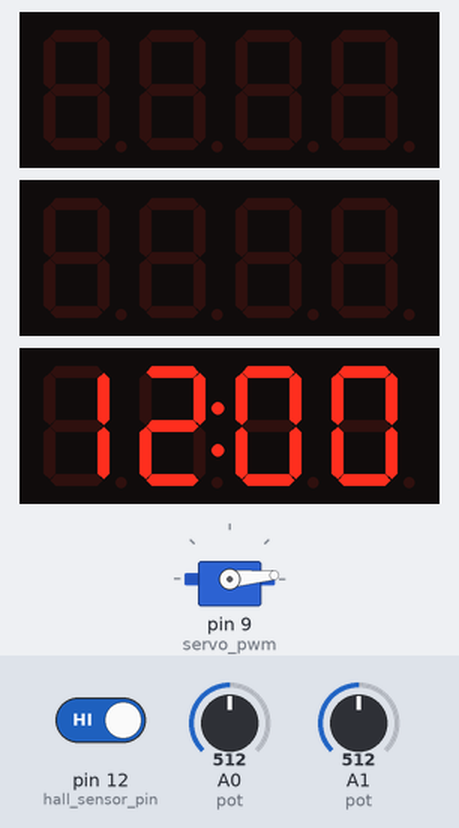
This sketch was run on a simulated Arduino Uno, built with avr-gcc and run on an emulated ATmega328P. Parts: 3 × 4-digit seven-segment display, servo. Inputs (shaded band) come from the test bench; at power-on: A1 (pot) = 512, A0 (pot) = 512, pin 12 (hall_sensor_pin) HIGH. The local clock reads 2024-03-15 10:24:30 at power-on unless the sketch sets it.

Above: at 2.4 s.
3.4 s: A1 (pot) set to 527
5.4 s: A1 (pot) set to 548
At 6.3 s:
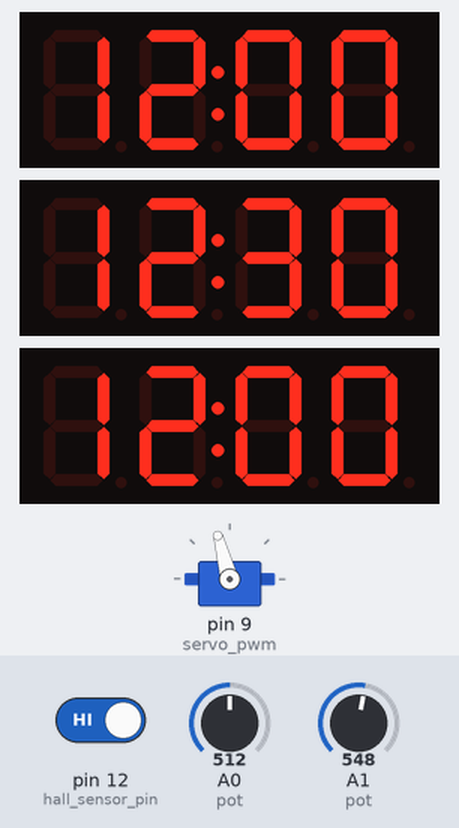
6.9 s: A0 (pot) set to 490
At 7.8 s:
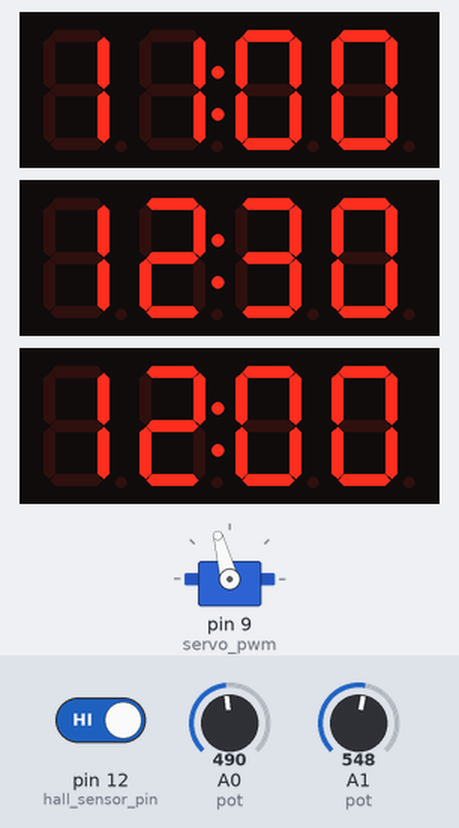
8.9 s: A0 (pot) set to 716
At 10.0 s:
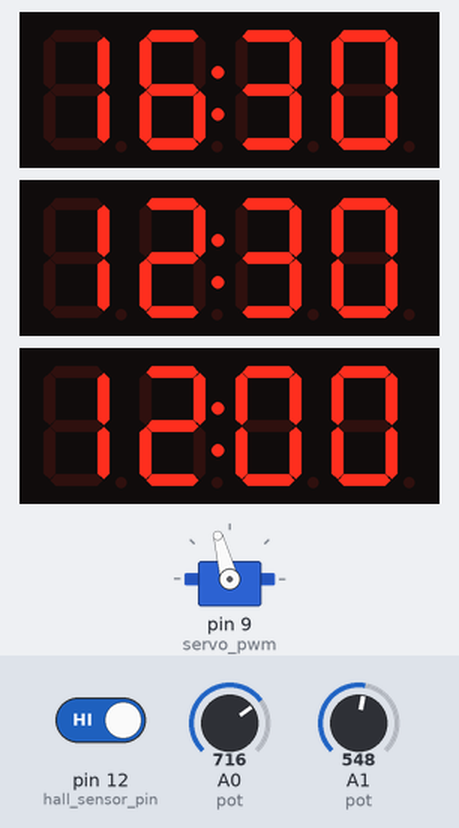
10.5 s: A1 (pot) set to 511
At 11.1 s:
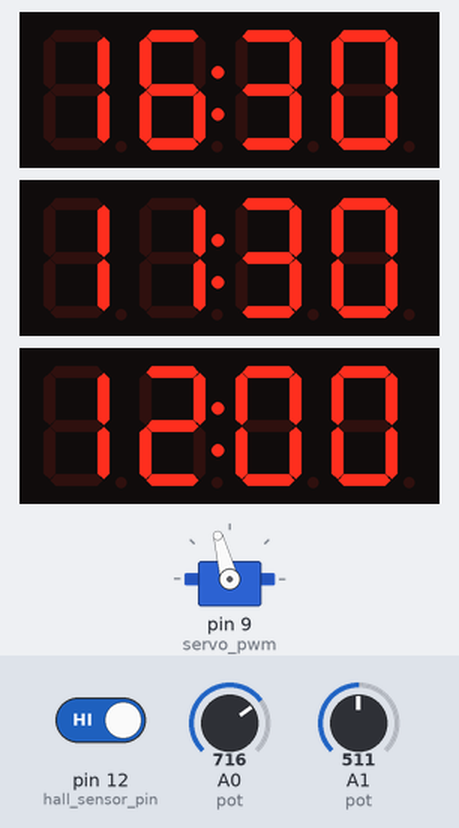
12.8 s: A0 (pot) set to 900
At 13.4 s:
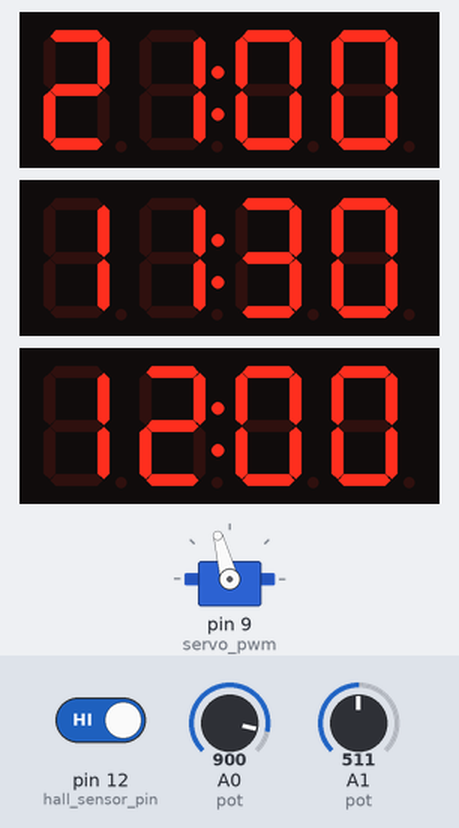
Timing chart, 0 to 15.8 s (numbered marks = the images above; inputs shaded):
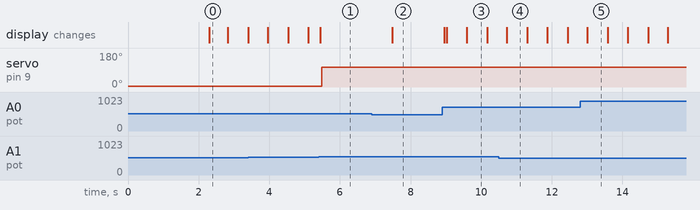

Measured:
- the behaviour switches between 533 and 534 on A1 (pot) (found by bisection; images 0 and 1)
- after the input at 5.4 s, servo on pin 9 (servo_pwm): 5° → 105° after 0.08 s; the display: changes at once (image 1)
- after the input at 6.9 s, the display: changes after 0.58 s (image 2)
- after the input at 8.9 s, the display: changes after 0.06 s (image 3)
- after the input at 10.5 s, the display: changes after 0.23 s (image 4)
- after the input at 12.8 s, the display: changes after 0.21 s (image 5)
- what the display in image 0 shows lasts 0.5 s, from 2.3 s to 2.8 s

The sketch:

AutoCat_04.ino
```cpp
//AutoCat_04: final shipping version 4.0

//See Rinky-Dink Electronics by Henning Karlsen for details about DS3231 time module.
// web: http://www.RinkyDinkElectronics.com/

#include <DS3231.h> //RTC module library

// Init the DS3231 using the hardware interface
// DS3231:  SDA pin   -> Analog 4
//          SCL pin   -> Analog 5
DS3231  rtc(SDA, SCL);

#include <TM1637TinyDisplay.h> //TM1637 library. Get displays ready, associate with pins
#define CLK_1 6 //Digital 6 display 1 'time open'
#define DIO_1 7 //Digital 7
TM1637TinyDisplay display1(CLK_1, DIO_1);

#define CLK_2 4 //Digital 4 display 2 'time close'
#define DIO_2 5 //Digital 5
TM1637TinyDisplay display2(CLK_2, DIO_2);

#define CLK_3 2 //Digital 2 display 3 'RTC'
#define DIO_3 3 //Digital 3
TM1637TinyDisplay display3(CLK_3, DIO_3);

Time t; //create object t of class Time, member of DS3231.h

uint8_t blank[] = { 0x0, 0x0, 0x0, 0x0 }; //will use this later to clear the "2" that remains after 2359 rollover

#include <Servo.h> // include servo library to use its related functions
#define servo_pwm 9 // A descriptive name for digital 9 pin of Arduino to provide PWM signal --> angle (0=0%, 180=100% duty cycle)
Servo lock_servo;  // Define an instance of Servo object with the name of "lock_servo"

long int blink_timer = 0; //time blink to half second for impossible open/close times
bool blink = false; //bool for improper timing if's

int open_angle = 5; //open
int lock_angle = 105; //lock
int servo_angle = 5; //unlock on program start

long int close_timer = 0;
bool closed = false;

void setup() {
  Serial.begin(115200);
  display1.begin();
  display1.setBrightness(0); //set 0:min - 7:max
  display2.begin();
  display2.setBrightness(0);
  display3.begin();
  display3.setBrightness(0);

  rtc.begin(); //Initialize the rtc object
  rtc.setTime(12, 0, 0);     //set time. Reset at noon to calibrate
  pinMode(12, INPUT_PULLUP);    //hall sensor pin
  servo_angle = open_angle;  //open_angle seems to be 5
  lock_servo.attach(servo_pwm); //attach servo
  lock_servo.write(servo_angle);
  delay(2000);
  lock_servo.detach(); //un-attach servo. stops power going to servo
  close_timer = millis(); //start timer for three seconds, make sure door is closed before lock moves 1st time (except initial unlock above)
}

void loop(){
  //#####################################################################
  int pot1_val = analogRead(A0); //opening time pot (0 to 1023)
  int tod1_100 = pot1_val*2.346;
  int mod1_min = tod1_100 % 100; //remainder of tod_100 (0 to 2399) after mod 100
  int hrs1_trunc = tod1_100 / 100; //eg 1034 -> 10
  int min1 = mod1_min * 0.596; //eg 99 -> 59, 50 -> 30
  int tod1_min = hrs1_trunc * 100;
  int tod1 = (hrs1_trunc * 100) + min1; //exact time of day to minute from potentiometer
  int rem1_30 = min1 % 30;
  int open = (hrs1_trunc * 100) + (min1 - rem1_30); //put it all together..

  if (open < 100 && blink == false){
    int open1 = open*10;
    display1.showNumberDec(open1, 0b10000000, 1, 4, 1); //ShowNumberDec(number to display, colon 0b10000000=on (for this config only), leading zeroes T/F. length, start position)
  }

  if (open >= 100 && blink == false){
    display1.showNumberDec(open, 0b01000000, 0, 4, 0);
  }

  //#####################################################################
  int pot2_val = analogRead(A1); //closing time pot
  int tod2_100 = pot2_val*2.346;
  int mod2_min = tod2_100 % 100; //remainder of tod_100 (0 to 2399) after mod 100
  int hrs2_trunc = tod2_100 / 100; //eg 1034 -> 10
  int min2 = mod2_min * 0.596; //eg 99 -> 59, 50 -> 30
  int tod2_min = hrs2_trunc * 100;
  int tod2 = (hrs2_trunc * 100) + min2; //exact time of day to minute from potentiometer
  int rem2_30 = min2 % 30;
  int close = (hrs2_trunc * 100) + (min2 - rem2_30); //put it all together..

  if (close < 100 && blink == false){ //display close time
    int close1 = close*10;
    display2.showNumberDec(close1, 0b10000000, 1, 4, 1); //ShowNumberDec(number to display, colon 0b10000000=on (for this config only), leading zeroes T/F. length, start position)
  }

  if (close >= 100 && blink == false){
    display2.showNumberDec(close, 0b01000000, 0, 4, 0);
  }

  //#####################################################################
  //improper timing blink sequence

  if (open >= close){ //blink display1 & 2 if close time occurs before open time
    if (millis() - blink_timer > 500 && blink == false) {
      display1.setSegments(blank);
      display2.setSegments(blank);
      blink_timer = millis();
      blink = true;
    }

    if (millis() - blink_timer > 500 && blink == true) {
      if (open < 100){ //display open time
        int open1 = open*10;
        display1.showNumberDec(open1, 0b10000000, 1, 4, 1); //ShowNumberDec(number to display, colon 0b10000000=on (for this config only), leading zeroes T/F. length, start position)
      }
      if (open >= 100){
        display1.showNumberDec(open, 0b01000000, 0, 4, 0);
      }

      if (close < 100){ //display close time
        int close1 = close*10;
        display2.showNumberDec(close1, 0b10000000, 1, 4, 1); //ShowNumberDec(number to display, colon 0b10000000=on (for this config only), leading zeroes T/F. length, start position)
      }
      if (close >= 100){
        display2.showNumberDec(close, 0b01000000, 0, 4, 0);
      }
      blink_timer = millis();
      blink = false;
    }
  }
  if (open < close) { //if negative time condition is fixed while outside above if condition, blink must be returned to false so time display works in other sections
    blink = false;
  }

  //#####################################################################
  //RTC: create int disp_time using t.hour and t.min fields of t object
  t = rtc.getTime(); //populate t object fields
  int disp_sec = t.hour;
  int disp_min = t.min;
  int tod = t.hour*100+t.min; //put it all together..

  //display time on TM1637 (7-Seg) from 0:00 to 1:00 am: shift start pos to [1] and turn leading zeros on
  if (tod < 100){
    if (t.sec < 2){ //this clears the "2" that would otherwise remain in pos[0] after rollover from 2359. only happens once
      display3.setSegments(blank);
    }
    int tod1 = tod*10;
    display3.showNumberDec(tod1, 0b10000000, 1, 4, 1); //ShowNumberDec(number to display, colon 0b10000000=on (for this config only), leading zeroes T/F. length, start position)
  }

  //display time on TM1637 (7-Seg) from 1:00 to 23:59 pm: shift start pos to [0] and turn leading zeros off
  if (tod >= 100){
    display3.showNumberDec(tod, 0b01000000, 0, 4, 0); //ShowNumberDec(number to display, colon 0b01000000=on, leading zeroes T/F. length, start position)
  }

  //#####################################################################
  //3144 Hall effect sensor - door closed check sequence

  if (digitalRead(12) == 1){ //check if hall sensor outputting 1 meaning no proximity to magnet, indicating door open
    closed = false; //set closed to false
    close_timer = millis(); //start timer for three seconds
  }
  if (closed == false && millis() - close_timer > 3000 && digitalRead(12) == 0){ //if bool closed is false and it has been > three seconds, assume door closed is true
      closed = true;
  }

  //#####################################################################
  //servo sequence

  if (open < close && tod >= open && tod <= close && servo_angle != open_angle && closed == true){ //disengage lock to open
    servo_angle = open_angle;  //open_angle seems to be 5
    lock_servo.attach(servo_pwm); //attach servo
    lock_servo.write(servo_angle);
    delay(2000);
    lock_servo.detach(); //un-attach servo. stops power to servo
  }

  if (open < close && tod <= open || tod >= close && servo_angle != lock_angle && closed == true){ //engage lock
    servo_angle = lock_angle; //lock_angle seems to be 105
    lock_servo.attach(servo_pwm); //attach servo
    lock_servo.write(servo_angle);
    delay(2000);
    lock_servo.detach(); //un-attach servo. stops power to servo
  }

  if (open > close && servo_angle != lock_angle && closed == true){ //engage lock
    servo_angle = lock_angle; //lock_angle seems to be 105
    lock_servo.attach(servo_pwm); //attach servo
    lock_servo.write(servo_angle);
    delay(2000);
    lock_servo.detach(); //un-attach servo. stops power to servo
  }

}
```
